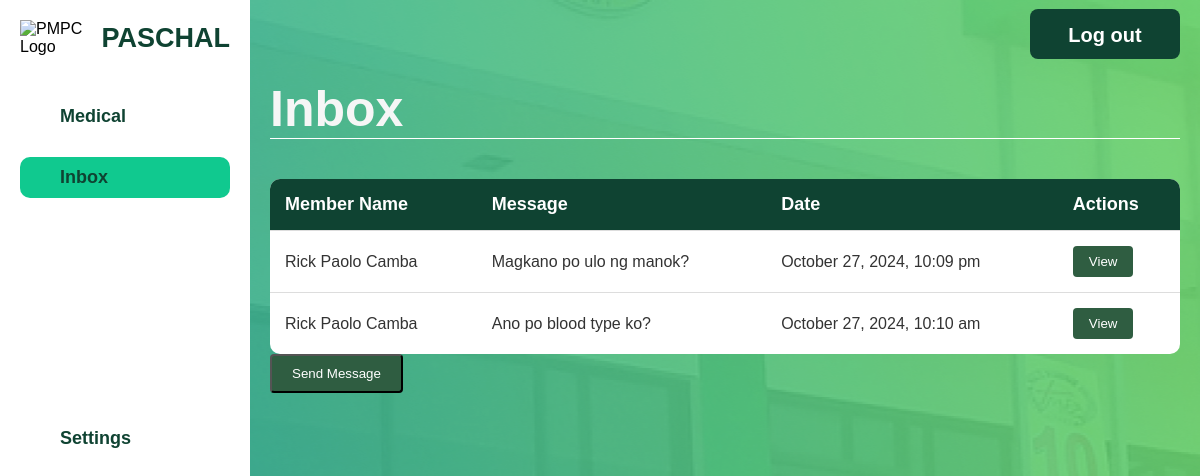
/medical/medical-inbox.php, run on the app's committed database.
### tables this page shows
CREATE TABLE `admin_messages` (
  `MessageID` int(11) NOT NULL,
  `MemberID` int(11) DEFAULT NULL,
  `Category` varchar(255) DEFAULT NULL,
  `MessageContent` text DEFAULT NULL,
  `DateSent` datetime DEFAULT NULL,
  `isReplied` tinyint(1) DEFAULT 0
);

### html/medical/medical-inbox.php (the view, shortened to what this page needs)
<?php
$servername = "localhost";
$dbUsername = "root";
$dbPassword = "";
$dbname = "pmpc";
$conn = new mysqli($servername, $dbUsername, $dbPassword, $dbname);
$messagesQuery = "SELECT CONCAT(m.FirstName, ' ', m.LastName) AS MemberName,
                         a.MessageContent, a.DateSent, a.MessageID
                  FROM admin_messages a
                  JOIN member m ON a.MemberID = m.MemberID
                  WHERE a.Category = 'Medical'
                  ORDER BY a.DateSent DESC";
$messagesResult = $conn->query($messagesQuery);
?>
<!DOCTYPE html>
<html lang="en">
<head>
    <link rel="stylesheet" href="../../css/admin-dashboard.css">
    <link rel="stylesheet" href="../../css/member-general.css">
    <link rel="stylesheet" href="../../css/admin.css">
</head>
<body>
    <div class="container">
        <div class="sidebar">
            <div class="logo-container">
                <div class="logo">
                    <img src="../../assets/pmpc-logo.png" alt="PMPC Logo">
                </div>
                <h2 class="pmpc-text">PASCHAL</h2>
            </div>
            <ul class="sidebar-menu">
                <li><a href="medicalofficer.php" >Medical</a></li>
                <li><a href="medical-inbox.php" class="active">Inbox</a></li>
            </ul>
            <ul class="sidebar-settings">
                <li><a href="#admin-settings.html">Settings</a></li>
            </ul>
        </div>
        <div class="main-content">
            <header>
                <h1>Inbox</h1>
                <button class="logout-button" onclick="redirectToIndex()">Log out</button>
            </header>
            <section class="inbox-section">
                <table class="inbox-table">
                    <thead>
                        <tr>
                            <th>Member Name</th>
                            <th>Message</th>
                            <th>Date</th>
                            <th>Actions</th>
                        </tr>
                    </thead>
                    <tbody id="inboxMessages">
                        <?php
                        if ($messagesResult->num_rows > 0) {
                            while ($message = $messagesResult->fetch_assoc()) {
                                echo "<tr>
                                    <td>{$message['MemberName']}</td>
                                    <td>{$message['MessageContent']}</td>
                                    <td>" . date('F j, Y, g:i a', strtotime($message['DateSent'])) . "</td>
                                    <td><button class='view-btn' onclick='showViewMessageModal({$message['MessageID']})'>View</button></td>
                                </tr>";
                            }
                        } else {
                            echo "<tr><td colspan='5'>No messages found.</td></tr>";
                        }
                        ?>
                    </tbody>
                </table>
            </section>
            <button class="send-message-button" onclick="openSendMessageModal()">Send Message</button>
        </div>
    </div>
</body>

### css/admin-dashboard.css (style rules this page uses)
.inbox-section { margin-top: 40px; }
.inbox-table { width: 100%; border-collapse: collapse; background-color: white; border-radius: 10px; overflow: hidden; }
.inbox-table thead { background-color: #0F4332; color: white; font-size: 18px; font-weight: bold; }
.inbox-table th, .inbox-table td { padding: 15px; text-align: left; border-bottom: 1px solid #ddd; }
.inbox-table td { font-size: 16px; color: #333; }
.inbox-table tr:last-child td { border-bottom: none; }
.view-btn, .reply-btn { background-color: #2f5d41; color: white; padding: 8px 16px; border-radius: 4px; cursor: pointer; border: none; }
.send-message-button { background-color: #2f5d41; color: white; padding: 10px 20px; border-radius: 4px; cursor: pointer; margin-bottom: 20px; }

### css/member-general.css (style rules this page uses)
* { margin: 0; padding: 0; box-sizing: border-box; font-family: 'Poppins', Arial, Helvetica, sans-serif; }
html, body { height: 100%; font-family: 'Poppins', Arial, Helvetica, sans-serif; }
body { background-image: url('../assets/bg.jpg'); background-size: auto; background-position: center; background-repeat: repeat; }
.container { display: flex; width: 100%; height: 100vh; }
.sidebar { width: 250px; background-color: #fff; display: flex; flex-direction: column; padding: 20px; position: fixed; height: 100vh; }
.logo-container { display: flex; align-items: center; margin-bottom: 20px; }
.logo img { width: 70px; height: auto; margin-right: 10px; }
.pmpc-text { font-size: 27px; color: #0F4332; font-weight: 800; }
.sidebar-menu { list-style: none; padding: 0; }
.sidebar-menu li { margin: 20px 0; }
.sidebar-settings { list-style: none; padding-left: 0; margin-bottom: 20px; }
.sidebar-menu a { color: #0F4332; text-decoration: none; font-size: 18px; font-weight: bold; display: block; padding: 10px 40px; transition: background-color 0.3s ease; }
.sidebar-menu a.active, .sidebar-menu a:hover { background-color: #10C98F; border-radius: 10px; }
.sidebar-settings li { margin: 0; }
.sidebar-settings a { color: #0F4332; text-decoration: none; font-size: 18px; font-weight: bold; padding: 10px 40px; display: block; transition: background-color 0.3s ease; margin-top:200px; }
.main-content { margin-left: 250px; padding: 20px; width: calc(100% - 250px); }
header { display: flex; justify-content: space-between; align-items: center; padding-top: 60px; border-bottom: 1.5px solid #ffffff; margin-bottom: 20px; }
header h1 { font-size: 50px; font-weight: 800; color: #f6f6f6; }
.logout-button { background-color: #0F4332; color: rgb(255, 255, 255); border-radius: 8px; margin-top: -150px; font-size: 20px; font-weight: bold; width: 150px; height: 50px; padding: 15px 25px; border: none; cursor: pointer; transition: background-color 0.3s ease; }

### data on the page
admin_messages: MemberName "Rick Paolo Camba", MessageContent "Magkano po ulo ng manok?", DateSent "October 27, 2024, 10:09 pm"
admin_messages: MemberName "Rick Paolo Camba", MessageContent "Ano po blood type ko?", DateSent "October 27, 2024, 10:10 am"
